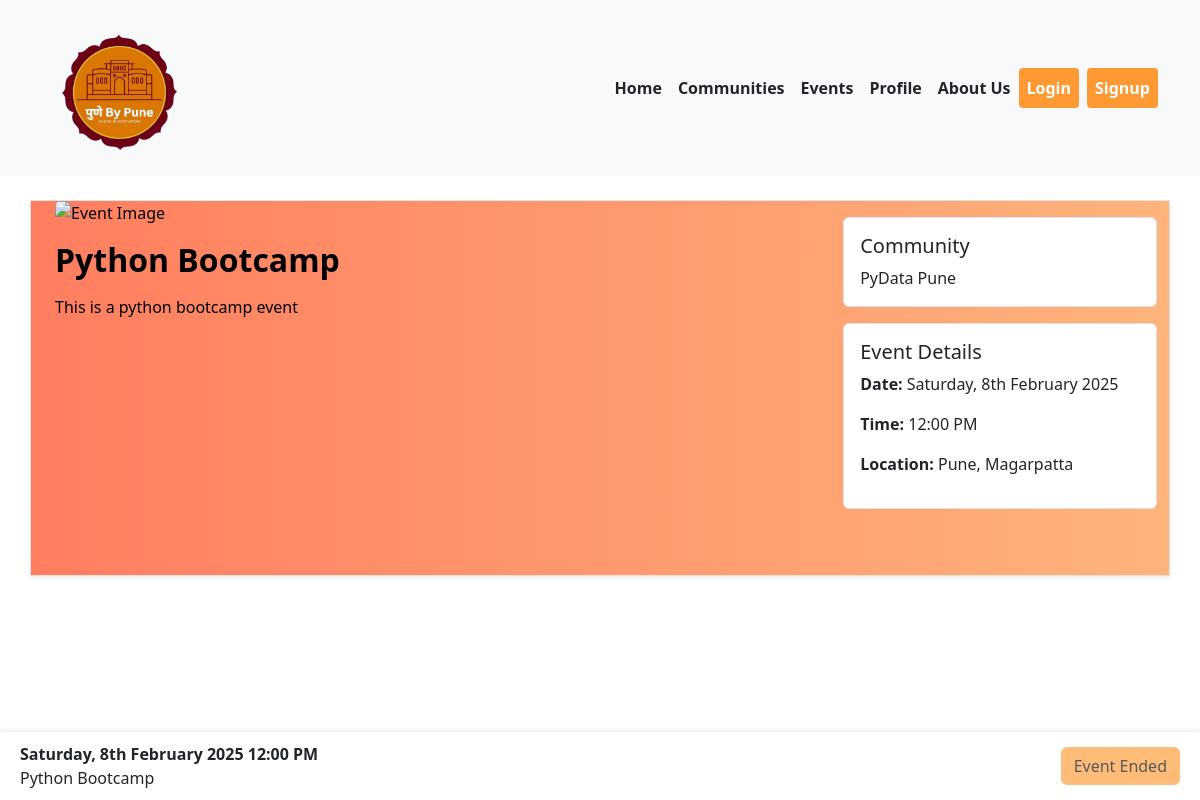
Screenshot of /event_info.php?event_id=13 with the database file from the repository.
### tables this page shows
CREATE TABLE IF NOT EXISTS `events` (
  `event_id` int NOT NULL AUTO_INCREMENT,
  `community_id` int NOT NULL,
  `event_name` varchar(255) NOT NULL,
  `event_description` text,
  `event_time` datetime NOT NULL,
  `created_at` timestamp NULL DEFAULT CURRENT_TIMESTAMP,
  `location` varchar(255) DEFAULT NULL,
  `state_id` int NOT NULL,
  `city_id` int NOT NULL,
  `pincode_id` int NOT NULL,
  `status` varchar(50) DEFAULT 'active',
  PRIMARY KEY (`event_id`),
  KEY `community_id` (`community_id`),
  KEY `fk_state` (`state_id`),
  KEY `fk_city` (`city_id`),
  KEY `fk_pincode` (`pincode_id`)
);

CREATE TABLE IF NOT EXISTS `communities` (
  `community_id` int NOT NULL AUTO_INCREMENT,
  `community_name` varchar(255) NOT NULL,
  `community_description` text NOT NULL,
  `image_path` varchar(255) NOT NULL,
  `created_at` timestamp NULL DEFAULT CURRENT_TIMESTAMP,
  `admin` tinyint(1) DEFAULT '0',
  `user_id` int DEFAULT NULL,
  `organized_by` varchar(255) NOT NULL,
  `status` tinyint(1) DEFAULT '1',
  `location` varchar(255) DEFAULT NULL,
  `pincode_id` int DEFAULT NULL,
  PRIMARY KEY (`community_id`),
  KEY `user_id` (`user_id`)
);

### event_info.php (the view, shortened to what this page needs)
<?php
include('navbar.php');
include 'connection.php';
if (isset($_GET['event_id'])) {
    $event_id = intval($_GET['event_id']);
    $sql = "SELECT e.event_name, e.event_description, e.event_time, e.community_id, c.community_name, e.location
            FROM events e
            JOIN communities c ON e.community_id = c.community_id
            WHERE e.event_id = ?";
    $stmt = $conn->prepare($sql);
    $stmt->bind_param("i", $event_id);
    $stmt->execute();
    $result = $stmt->get_result();
    if ($result->num_rows > 0) {
        $event = $result->fetch_assoc();
    } else {
        die("Event not found.");
    }
} else {
    die("Invalid event ID.");
}
$event_time_ist = new DateTime($event['event_time']);
$formatted_event_time = $event_time_ist->format('h:i A');
$formatted_event_date = $event_time_ist->format('l, jS F Y');
$user_id = isset($_SESSION['user_id']) ? $_SESSION['user_id'] : null;
$event_id = intval($_GET['event_id']);
$sql_registrationCheck = "SELECT * FROM event_attendees WHERE event_id = ? AND user_id = ?";
$stmt_check = $conn->prepare($sql_registrationCheck);
$stmt_check->bind_param("ii", $event_id, $user_id);
$stmt_check->execute();
$result_check = $stmt_check->get_result();
$is_registered = $result_check->num_rows > 0;
?>
<!DOCTYPE html>
<html lang="en">
<head>
    <link href="https://cdn.jsdelivr.net/npm/bootstrap@5.3.0/dist/css/bootstrap.min.css" rel="stylesheet">
    <link rel="stylesheet" href="./CSS/home.css">
</head>
<body>
    <div class="container my-4 border shadow-sm ps-4" style="padding-bottom: 50px;background: linear-gradient(to right, #ff7e5f, #feb47b); color: black;">
        <div class="row">
            <div class="col-md-8 left-column">
                <img src="path_to_event_image.jpg" alt="Event Image" class="img-fluid rounded mb-3">
                <h2 class="fw-bold"><?php echo htmlspecialchars($event['event_name']); ?></h2>
                <p><?php echo $event['event_description']; ?></p>
            </div>
            <div class="col-md-4 right-column">
                <div class="card mb-3 mt-3 border">
                    <div class="card-body">
                        <h5 class="card-title">Community</h5>
                        <p class="card-text"><?php echo htmlspecialchars($event['community_name']); ?></p>
                    </div>
                </div>
                <div class="card mb-3 mt-3 border">
                    <div class="card-body">
                        <h5 class="card-title">Event Details</h5>
                        <p><strong>Date:</strong> <?php echo htmlspecialchars($formatted_event_date); ?></p>
                        <p><strong>Time:</strong> <?php echo htmlspecialchars($formatted_event_time); ?></p>
                        <p><strong>Location:</strong> <?php echo htmlspecialchars($event['location']); ?></p>
                    </div>
                </div>
            </div>
        </div>
    </div>
    <div class="sticky-bottom-nav d-flex justify-content-between align-items-center">
        <div>
            <span class="fw-bold"><?php echo htmlspecialchars($formatted_event_date); ?> <?php echo htmlspecialchars($formatted_event_time); ?></span><br>
            <span><?php echo htmlspecialchars($event['event_name']); ?></span>
        </div>
        <?php
        $current_time = date('Y-m-d H:i:s');
        $event_time = date('Y-m-d H:i:s', strtotime($event['event_time']));
        if ($event_time > $current_time) {
            if ($is_registered): ?>
                <button class="" style="background-color: green; color: black; font-weight: bold; border: none; padding: 10px 20px;">
                    Registered for Event
                </button>
            <?php else: ?>
                <a href="#" class="btn" style="background-color: green; color: red; font-weight: bold; border: none; padding: 10px 20px;" data-bs-toggle="modal" data-bs-target="#attendModal">
                    Attend
                </a>
        <?php endif;
        } else {
            echo '<button class="btn btn-secondary" style="color: black !important;" disabled>Event Ended</button>';;
        }
        ?>
    </div>
</body>
</html>

### CSS/home.css (style rules this page uses)
.btn { background-color: #ff9933 !important; border-color: #ff9933 !important; color: white !important; }
.card { border: none; box-shadow: none; }

### event_info.php (style rules this page uses)
.sticky-bottom-nav { position: fixed; bottom: 0; width: 100%; background-color: #fff; box-shadow: 0 -1px 5px rgba(0, 0, 0, 0.1); padding: 10px 20px; z-index: 10; }
.left-column { width: 70%; }
.right-column { width: 30%; }

### rows the page displays
events: event_name "Python Bootcamp", event_description "This is a python bootcamp event", community.community_name "PyData Pune", event_time "Saturday, 8th February 2025", event_time "12:00 PM", location "Pune, Magarpatta"
